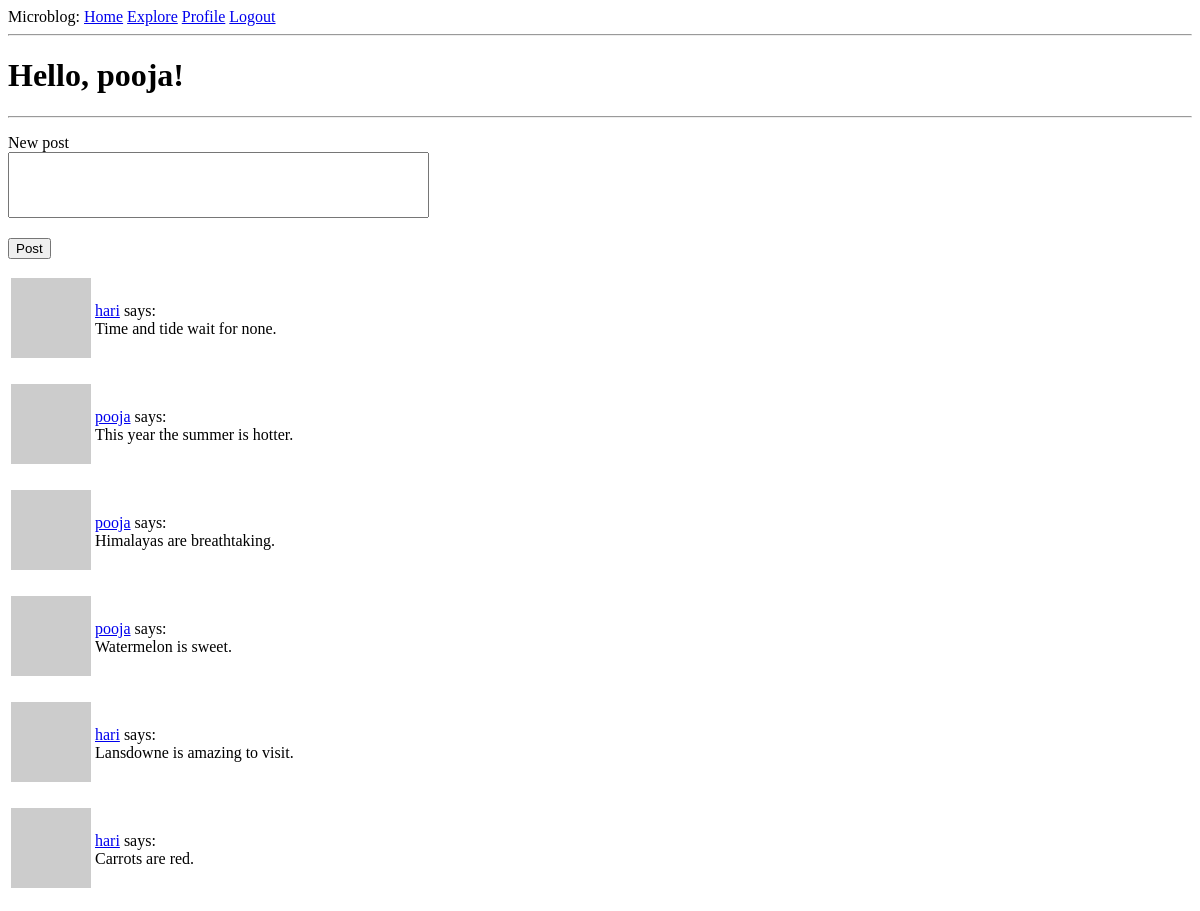
Before: /index (signed in) with the older database file.
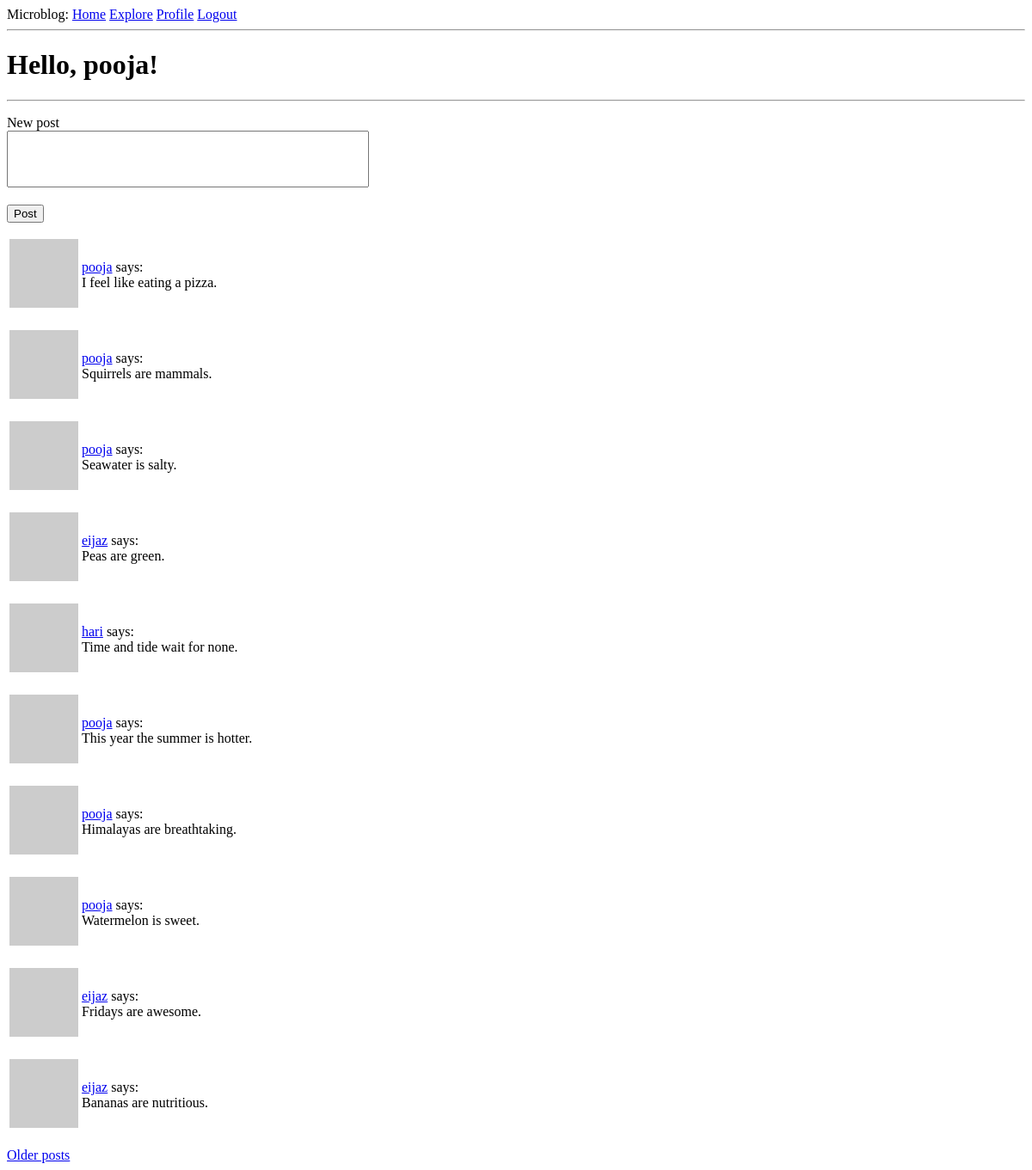
After: the same page with the newer database file.
### app/models.py (models this page shows, shortened)
class Post(db.Model):
    id = db.Column(db.Integer(), primary_key=True)
    timestamp = db.Column(db.DateTime(), index=True, default=datetime.utcnow)
    body = db.Column(db.String(140))
    user_id = db.Column(db.Integer(), db.ForeignKey('user.id'))

class User(UserMixin, db.Model):
    id = db.Column(db.Integer, primary_key=True)
    username = db.Column(db.String(32), index = True, unique = True)
    email = db.Column(db.String(32), index = True, unique = True)
    password_hash = db.Column(db.String(32))
    post = db.relationship('Post', backref='author', lazy='dynamic')
    about_me = db.Column(db.String(140))
    last_seen = db.Column(db.DateTime, default=datetime.utcnow())
    followed = db.relationship('User',
            secondary=followers,
            primaryjoin=(followers.c.follower_id == id),
            secondaryjoin=(followers.c.followed_id == id),
            backref=db.backref('followers', lazy='dynamic'),
            lazy='dynamic')
    def avatar(self, size):
        digest = md5(self.email.lower().encode('utf-8')).hexdigest()
        return \
            'https://gravatar.com/avatar/{}?size={}&default=robohash' \
            .format(digest, size)
    def posts(self):
        followed = Post.query.join(followers,
                (followers.c.followed_id == Post.user_id)).filter(
                        followers.c.follower_id == self.id)
        own = Post.query.filter_by(user_id=self.id)
        return followed.union(own).order_by(Post.timestamp.desc())

### app/routes.py (the view)
@app.route('/')
@app.route('/index', methods=['GET', 'POST'])
@login_required
def index():
    form = NewPostForm()
    if form.validate_on_submit():
        new_post(current_user, form)
        flash('Your post is now live!')
        return redirect(url_for('index'))
    page = request.args.get('page', 1, type=int)
    posts = current_user.posts().paginate(
            page, app.config['POSTS_PER_PAGE'], False)
    prev_url, next_url = pagination_urls('index', posts)
    return render_template('index.html', title = 'Home', posts=posts.items,
            prev_url=prev_url, next_url=next_url, forms=[form])

### app/forms.py
class NewPostForm(FlaskForm):
    post_body = TextAreaField('New post', validators=[Length(min=0, max=140)],
            render_kw={'style': 'resize: none;'})
    post = SubmitField('Post')

### app/models.py (called while the page is built)
@login.user_loader
def load_user(id):
    return User.query.get(int(id))

### app/routes.py (called while the page is built)
@app.before_request
def before_request():
    if current_user.is_authenticated:
        current_user.last_seen = datetime.utcnow()
        db.session.commit()

def pagination_urls(route, obj):
    return url_for(route, page=obj.prev_num) if obj.has_prev else None,\
        url_for(route, page=obj.next_num) if obj.has_next else None,

### app/templates/index.html (shortened to what this page needs)
{% extends 'base.html' %}
{% block content %}
<h1>Hello, {{ current_user.username }}!</h1>
<hr>
{% if forms %}
{% include '_new_post.html' %}
{% endif %}
{% for post in posts %}
<p>
{% include '_post.html' %}
</p>
{% endfor %}
{% if next_url %}
<a href={{ next_url }}>Older posts</a>
{% endif %}
{% endblock %}

### app/templates/_post.html
<table>
    <tr valign='center'>
        <td><img src='{{ post.author.avatar(36) }}'></td>
        <td>
            <a href="{{ url_for('user', username=post.author.username) }}">{{ post.author.username }}</a>
            says:<br>{{ post.body }}
        </td>
    </tr>
</table>

Changed rows visible on the page:
no longer on this page (row unchanged): Post: author.username "hari", body "Lansdowne is amazing to visit."
no longer on this page (row unchanged): Post: author.username "hari", body "Carrots are red."
now on this page (row edited): Post: author.username "pooja", body "I feel like eating a pizza."
now on this page (row edited): Post: author.username "pooja", body "Squirrels are mammals."
now on this page (row edited): Post: author.username "pooja", body "Seawater is salty."
now on this page (row unchanged): Post: author.username "eijaz", body "Peas are green."
now on this page (row unchanged): Post: author.username "eijaz", body "Fridays are awesome."
now on this page (row unchanged): Post: author.username "eijaz", body "Bananas are nutritious."
Other visible differences:
text now shown: "Older posts"
